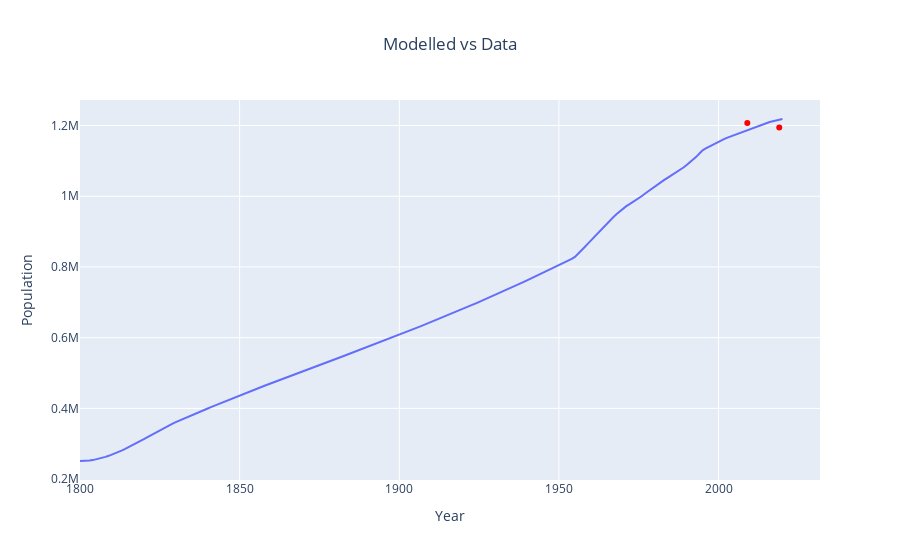

Here is the notebook cell this chart was saved with:
### Code cell
fig2_1 = px.line(
    derived_df_0,
    x=derived_df_0.index,
    y="total_population",
)
fig2_2 = px.scatter(x= plots['total_population']['times'], y = plots['total_population']['values'])
fig2_2.update_traces(marker=dict(color="red"))
fig2_3 = go.Figure(
    data=fig2_1.data + fig2_2.data,
)
fig2_3.update_layout(
    title="Modelled vs Data", title_x=0.5, xaxis_title="Year", yaxis_title="Population"
)
fig2_3.show()
total_fig_name = "total.jpg"
fig2_3.write_image(SUPPLEMENT_PATH /total_fig_name)

### Figure 1 — Plotly figure (JSON) as saved in the notebook; plotly's stock layout.template omitted (floating-point values rounded to 4 significant figures; data arrays with more than 128 entries replaced by an {"elided": "..."} marker saying what was removed)
{"data": [{"hovertemplate": "index=%{x}<br>total_population=%{y}<extra></extra>", "legendgroup": "", "line": {"color": "#636efa", "dash": "solid"}, "marker": {"symbol": "circle"}, "mode": "lines", "name": "", "orientation": "v", "showlegend": false, "type": "scatter", "x": {"elided": "221 int values"}, "xaxis": "x", "y": {"elided": "221 float values"}, "yaxis": "y"}, {"hovertemplate": "x=%{x}<br>y=%{y}<extra></extra>", "legendgroup": "", "marker": {"color": "red", "symbol": "circle"}, "mode": "markers", "name": "", "orientation": "v", "showlegend": false, "type": "scatter", "x": [2009, 2019], "xaxis": "x", "y": [1207100, 1194300], "yaxis": "y"}], "layout": {"title": {"text": "Modelled vs Data", "x": 0.5}, "xaxis": {"title": {"text": "Year"}}, "yaxis": {"title": {"text": "Population"}}}}
